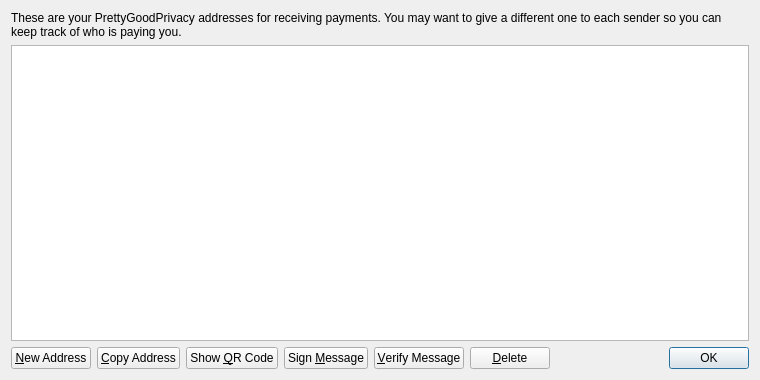
<?xml version="1.0" encoding="UTF-8"?>
<ui version="4.0">
 <class>AddressBookPage</class>
 <widget class="QWidget" name="AddressBookPage">
  <property name="geometry">
   <rect>
    <x>0</x>
    <y>0</y>
    <width>760</width>
    <height>380</height>
   </rect>
  </property>
  <property name="windowTitle">
   <string>Address Book</string>
  </property>
  <layout class="QVBoxLayout" name="verticalLayout">
   <item>
    <widget class="QLabel" name="labelExplanation">
     <property name="text">
      <string>These are your PrettyGoodPrivacy addresses for receiving payments. You may want to give a different one to each sender so you can keep track of who is paying you.</string>
     </property>
     <property name="textFormat">
      <enum>Qt::PlainText</enum>
     </property>
     <property name="wordWrap">
      <bool>true</bool>
     </property>
    </widget>
   </item>
   <item>
    <widget class="QTableView" name="tableView">
     <property name="contextMenuPolicy">
      <enum>Qt::CustomContextMenu</enum>
     </property>
     <property name="toolTip">
      <string>Double-click to edit address or label</string>
     </property>
     <property name="tabKeyNavigation">
      <bool>false</bool>
     </property>
     <property name="selectionMode">
      <enum>QAbstractItemView::SingleSelection</enum>
     </property>
     <property name="selectionBehavior">
      <enum>QAbstractItemView::SelectRows</enum>
     </property>
     <property name="sortingEnabled">
      <bool>true</bool>
     </property>
     <attribute name="verticalHeaderVisible">
      <bool>false</bool>
     </attribute>
    </widget>
   </item>
   <item>
    <layout class="QHBoxLayout" name="horizontalLayout">
     <item>
      <widget class="QPushButton" name="newAddressButton">
       <property name="toolTip">
        <string>Create a new address</string>
       </property>
       <property name="text">
        <string>&amp;New Address</string>
       </property>
      </widget>
     </item>
     <item>
      <widget class="QPushButton" name="copyToClipboard">
       <property name="toolTip">
        <string>Copy the currently selected address to the system clipboard</string>
       </property>
       <property name="text">
        <string>&amp;Copy Address</string>
       </property>
      </widget>
     </item>
     <item>
      <widget class="QPushButton" name="showQRCode">
       <property name="text">
        <string>Show &amp;QR Code</string>
       </property>
      </widget>
     </item>
     <item>
      <widget class="QPushButton" name="signMessage">
       <property name="toolTip">
        <string>Sign a message to prove you own a PrettyGoodPrivacy address</string>
       </property>
       <property name="text">
        <string>Sign &amp;Message</string>
       </property>
      </widget>
     </item>
     <item>
      <widget class="QPushButton" name="verifyMessage">
       <property name="toolTip">
        <string>Verify a message to ensure it was signed with a specified PrettyGoodPrivacy address</string>
       </property>
       <property name="text">
        <string>&amp;Verify Message</string>
       </property>
      </widget>
     </item>
     <item>
      <widget class="QPushButton" name="deleteButton">
       <property name="toolTip">
        <string>Delete the currently selected address from the list</string>
       </property>
       <property name="text">
        <string>&amp;Delete</string>
       </property>
      </widget>
     </item>
     <item>
      <spacer name="horizontalSpacer">
       <property name="orientation">
        <enum>Qt::Horizontal</enum>
       </property>
       <property name="sizeHint" stdset="0">
        <size>
         <width>40</width>
         <height>20</height>
        </size>
       </property>
      </spacer>
     </item>
     <item>
      <widget class="QDialogButtonBox" name="buttonBox">
       <property name="sizePolicy">
        <sizepolicy hsizetype="Maximum" vsizetype="Fixed">
         <horstretch>0</horstretch>
         <verstretch>0</verstretch>
        </sizepolicy>
       </property>
       <property name="standardButtons">
        <set>QDialogButtonBox::Ok</set>
       </property>
      </widget>
     </item>
    </layout>
   </item>
  </layout>
 </widget>
 <resources>
  <include location="../bitcoin.qrc"/>
 </resources>
 <connections/>
</ui>
